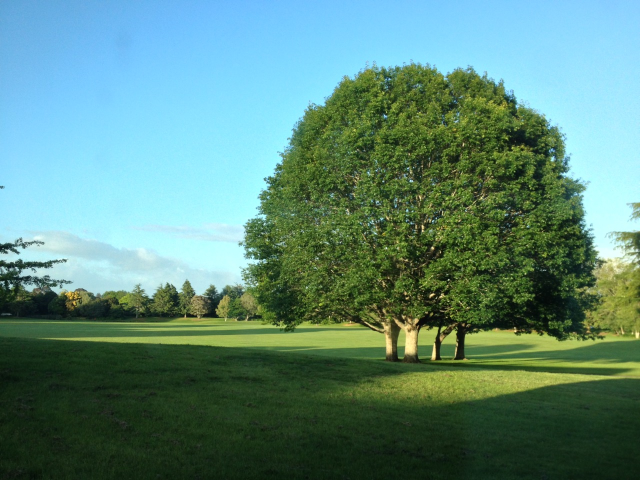
#> input picture Data Science Labs/Data Science Lab# 04/image1.jpeg, 1280 x 960 px (shown at 1/2 size)
$ jupyter execute --allow-errors 'Data Scienec Lab#  04.ipynb'
#> lines starting #> are read from the running program, lines starting #| are printed output that depends on the picture
<!DOCTYPE html>
<html>
<body>
<div align="center">


<h1>Linear Algebra with Python</h1>
</div>
</body>
</html>

# Linear Algebra

[cell 1]
import numpy as np
import matplotlib.pyplot as plt
from mpl_toolkits.mplot3d import Axes3D

[cell 2]
v = [3,4]
u = [1,2,3]

[cell 3]
v ,u

[cell 4]
type(v)

[cell 5]
w = np.array([9,5,7])

[cell 6]
type(w)

[cell 7]
w.shape[0]

[cell 8]
w.shape

# Reading elements from an array

[cell 9]
a = np.array([7,5,3,9,0,2])

[cell 10]
a[0]

[cell 11]
a[1:]

[cell 12]
a[1:4]

[cell 13]
a[-1]

[cell 14]
a[-3]

[cell 15]
a[-6]

[cell 16]
a[-3:-1]

# Plotting a Vector

[cell 17]
v = [3,4]
u = [1,2,3]

[cell 18]
plt.plot (v)

[cell 19]
plt.plot([0,v[0]] , [0,v[1]])

# Plot 2D Vector

[cell 20]
plt.plot([0,v[0]] , [0,v[1]])
plt.plot([8,-8] , [0,0] , 'k--') #-- for Dot Line
plt.plot([0,0] , [8,-8] , 'k--')
plt.grid()
plt.axis((-8, 8, -8, 8))
plt.show()

# Plot the 3D vector

[cell 21]
v = [3,4]
u = [1,2,3]
fig = plt.figure()
ax = Axes3D(fig)
ax.plot([0,u[0]],[0,u[1]],[0,u[2]]) #Draw Line
ax.plot([0, 0],[0, 0],[-5, 5],'k--') # x-axis
ax.plot([0, 0],[-5, 5],[0, 0],'k--') # y-axis
ax.plot([-5, 5],[0, 0],[0, 0],'k--') # z-axis
plt.show()

# Vector Addition

[cell 22]
v1 = np.array([1,2])
v2 = np.array([3,4])
v3 = v1+v2
v3 = np.add(v1,v2) # More Suggested Form
print('V3 =' ,v3)
plt.plot([0,v1[0]] , [0,v1[1]] , 'r' , label = 'v1') #Draw Line
plt.plot([0,v2[0]] , [0,v2[1]], 'b' , label = 'v2')
plt.plot([0,v3[0]] , [0,v3[1]] , 'g' , label = 'v3')
plt.plot([8,-8] , [0,0] , 'k--')
plt.plot([0,0] , [8,-8] , 'k--')
plt.grid()
plt.axis((-8, 8, -8, 8))
plt.legend()
plt.show()

[cell 23]
plt.plot([0,v1[0]] , [0,v1[1]] , 'r' , label = 'v1')
plt.plot([0,v2[0]]+v1[0] , [0,v2[1]]+v1[1], 'b' , label = 'v2')
plt.plot([0,v3[0]] , [0,v3[1]] , 'g' , label = 'v3')
plt.plot([8,-8] , [0,0] , 'k--')
plt.plot([0,0] , [8,-8] , 'k--')
plt.grid()
plt.axis((-8, 8, -8, 8))
plt.legend()
plt.show()

[cell 24]
v1 = np.array([11,22,44])
v2 = np.array([33,44,66])

v3 = np.add(v1,v2) # More Suggested Form
print('V3 =' ,v3)

fig = plt.figure()
ax = Axes3D(fig)

plt.plot([0,v1[0]], [0,v1[1]] , 'r' , label = 'v1') #Draw Line x-axis
plt.plot([0,v2[0]] , [0,v2[1]], 'b' , label = 'v2')  #Draw Line y-axis
plt.plot([0,v3[0]] , [0,v3[1]] , 'g' , label = 'v3') #Draw Line z-axis

plt.plot([8,-8] , [0,0] , 'k--')
plt.plot([0,0] , [8,-8] , 'k--')

plt.grid()
plt.axis((-8, 8, -8, 8))
plt.legend()
plt.show()

[cell 25]
fig = plt.figure()
ax = Axes3D(fig)

plt.plot([0,v1[0]] , [0,v1[1]] , 'r' , label = 'v1')
plt.plot([0,v2[0]]+v1[0] , [0,v2[1]]+v1[1], 'b' , label = 'v2')
plt.plot([0,v3[0]] , [0,v3[1]] , 'g' , label = 'v3')
plt.plot([8,-8] , [0,0] , 'k--')
plt.plot([0,0] , [8,-8] , 'k--')
plt.grid()
plt.axis((-8, 8, -8, 8))
plt.legend()
plt.show()

# Scalar Multiplication

[cell 26]
u1 = np.array([3,4])
u1
a = .5
u2 = u1*-2
plt.plot([0,u1[0]] , [0,u1[1]] , 'r' , label = 'v1')
plt.plot([0,u2[0]] , [0,u2[1]], 'b--' , label = 'v2')
plt.plot([8,-8] , [0,0] , 'k--')
plt.plot([0,0] , [8,-8] , 'k--')
plt.grid()
plt.axis((-8, 8, -8, 8))
plt.legend()
plt.show()

[cell 27]
u1 = np.array([3,4])
print(u1)
a = -.3
u2 = u1*a
plt.plot([0,u1[0]] , [0,u1[1]] , 'r' , label = 'v1')
plt.plot([0,u2[0]] , [0,u2[1]], 'b' , label = 'v2')
plt.plot([8,-8] , [0,0] , 'k--')
plt.plot([0,0] , [8,-8] , 'k--')
plt.grid()
plt.axis((-8, 8, -8, 8))
plt.legend()
plt.show()

# Multiplication of vectors

[cell 28]
a1 = [5 , 6 ,8]
a2 = [4, 7 , 9]
print(np.multiply(a1,a2))

# Dot Product

Dot Product :

[cell 29]
a1 = np.array([1,2,3])
a2 = np.array([4,5,6])

dotp = a1@a2
print(" Dot product - ",dotp)

dotp = np.dot(a1,a2)
print(" Dot product usign np.dot",dotp)

dotp = np.inner(a1,a2)
print(" Dot product usign np.inner", dotp)

dotp = sum(np.multiply(a1,a2))
print(" Dot product usign np.multiply & sum",dotp)

dotp = np.matmul(a1,a2)
print(" Dot product usign np.matmul",dotp)

dotp = 0
for i in range(len(a1)):
    dotp = dotp + a1[i]*a2[i]
print(" Dot product usign for loop" , dotp)

# Length of Vector

[cell 30]
v3 = np.array([1,2,3,4,5,6]) # Magnitude of Vector # Lenght of Vector
length = np.sqrt(np.dot(v3,v3))
length

[cell 31]
v3 = np.array([1,2,3,4,5,6])
length = np.sqrt(sum(np.multiply(v3,v3)))
length

[cell 32]
v3 = np.array([1,2,3,4,5,6])
length = np.sqrt(np.matmul(v3,v3))
length

# Normalized Vector

How to normalize a vector : https://www.youtube.com/watch?v=7fn03DIW3Ak

[cell 33]
v1 = [2,3]
length_v1 = np.sqrt(np.dot(v1,v1))
norm_v1 = v1/length_v1            # Normalize and Direction
length_v1 , norm_v1

[cell 34]
v1 = [2,3]
norm_v1 = v1/np.linalg.norm(v1)
norm_v1

# Angle between vectors

Angle between two vectors : https://www.youtube.com/watch?v=WDdR5s0C4cY

[cell 35]
#First Method
v1 = np.array([8,4])
v2 = np.array([-4,8])
ang = np.rad2deg(np.arccos( np.dot(v1,v2) / (np.linalg.norm(v1)*np.linalg.norm(v2))))
plt.plot([0,v1[0]] , [0,v1[1]] , 'r' , label = 'v1')
plt.plot([0,v2[0]]+v1[0] , [0,v2[1]]+v1[1], 'b' , label = 'v2')
plt.plot([16,-16] , [0,0] , 'k--')
plt.plot([0,0] , [16,-16] , 'k--')
plt.grid()
plt.axis((-16, 16, -16, 16))
plt.legend()
plt.title('Angle between Vectors - %s'  %ang)
plt.show()
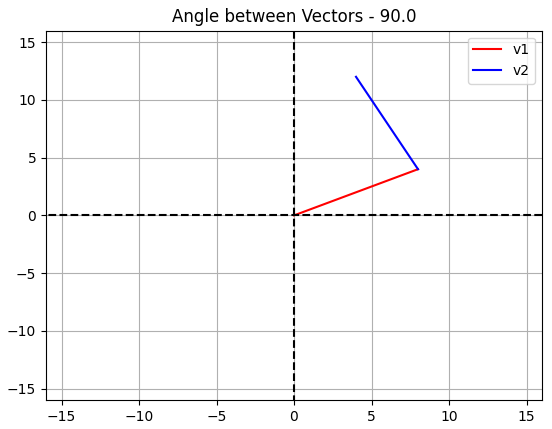
#> figure drawn by matplotlib, 1 panel

[cell 36]
#Second Method
v1 = np.array([4,3])
v2 = np.array([-3,4])
lengthV1 = np.sqrt(np.dot(v1,v1))
lengthV2  = np.sqrt(np.dot(v2,v2))
ang = np.rad2deg(np.arccos( np.dot(v1,v2) / (lengthV1 * lengthV2)))
print('Angle between Vectors - %s' %ang)

[cell 37]
v1 = np.array([1,2,-3])
v2 = np.array([7,-4,2])
fig = plt.figure()
ax = Axes3D(fig)
ax.plot([0, v1[0]],[0, v1[1]],[0, v1[2]],'b')
ax.plot([0, v2[0]],[0, v2[1]],[0, v2[2]],'r')
ang = np.rad2deg(np.arccos( np.dot(v1,v2) / (np.linalg.norm(v1)*np.linalg.norm(v2)) ))
plt.title('Angle between vectors: %s degrees.' %ang)

# Inner & outer products

Inner and Outer Product : https://www.youtube.com/watch?v=FCmH4MqbFGs&t=2s

[cell 38]
# https://www.youtube.com/watch?v=FCmH4MqbFGs

v1 = np.array([1,2,3])
v2 = np.array([4,5,6])
np.inner(v1,v2)

print("\n Inner Product ==>  \n", np.inner(v1,v2)) #Dot Product
print("\n Outer Product ==>  \n", np.outer(v1,v2)) #Cross Product

# Vector Cross Product

Vector Cross Product : https://www.youtube.com/watch?v=pWbOisq1MJU

[cell 39]
v1 = np.array([1,2,3])
v2 = np.array([4,5,6])
print("\nVector Cross Product ==>  \n", np.cross(v1,v2))

# Matrix Operations

##  Matrix Creation

[cell 40]
A = np.array([[1,2,3,4] , [5,6,7,8] , [10 , 11 , 12 ,13] , [14,15,16,17]])

[cell 41]
A

[cell 42]
type(A)

[cell 43]
A.dtype

[cell 44]
B = np.array([[1.5,2.07,3,4] , [5,6,7,8] , [10 , 11 , 12 ,13] , [14,15,16,17]])
B

[cell 45]
type(B)

[cell 46]
B.dtype

[cell 47]
A.shape

[cell 48]
A[0,]

[cell 49]
A[:,0]

[cell 50]
A[0,0]

[cell 51]
A[0][0]

[cell 52]
A[1:3 , 1:3]

Matrix Types :

# Zero Matrix

Zero Matrix

[cell 53]
np.zeros(9).reshape(3,3)

[cell 54]
np.zeros((3,3))

# Matrix of Ones

Matrix of Ones

[cell 55]
np.ones(9).reshape(3,3)

[cell 56]
np.ones((3,3))

# Matrix with Random Numbers

[cell 57]
X = np.random.random((3,3))
X

# Identity Matrix

Identity Matrix :

[cell 58]
I = np.eye(9)
I

# Diagonal Matrix

Diagonal Matrix

[cell 59]
D = np.diag([1,2,3,4,5,6,7,8])
D

# Traingular Matrices (lower & Upper triangular matrix)

Traingular Matrices :

[cell 60]
M = np.random.randn(5,5)
U = np.triu(M)
L = np.tril(M)
print("triangular matrix - \n" , M)
print("\n")


print("lower triangular matrix - \n" , L)
print("\n")

print("Upper triangular matrix - \n" , U)

# Concatenate Matrices

Matrix Concatenation :

[cell 61]
A = np.array([[1,2] , [3,4] ,[5,6]])
B = np.array([[1,1] , [1,1]])
C = np.concatenate((A,B))
C , C.shape , type(C) , C.dtype

[cell 62]
np.full((5,5) , 8)

[cell 63]
M

[cell 64]
M.flatten() # Convert Matrix is Array

# Matrix Addition

Matrix Addition :

[cell 65]
#********************************************************#
M = np.array([[1,2,3],[4,-3,6],[7,8,0]])
N = np.array([[1,1,1],[2,2,2],[3,3,3]])

print("\n First Matrix (M)  ==>  \n", M)
print("\n Second Matrix (N)  ==>  \n", N)

C = M+N
print("\n Matrix Addition (M+N)  ==>  \n", C)

# OR

C = np.add(M,N,dtype = np.float64)
print("\n Matrix Addition using np.add  ==>  \n", C)

#********************************************************#

# Matrix subtraction

Matrix subtraction :

[cell 66]
#********************************************************#
M = np.array([[1,2,3],[4,-3,6],[7,8,0]])
N = np.array([[1,1,1],[2,2,2],[3,3,3]])

print("\n First Matrix (M)  ==>  \n", M)
print("\n Second Matrix (N)  ==>  \n", N)

C = M-N
print("\n Matrix Subtraction (M-N)  ==>  \n", C)

# OR

C = np.subtract(M,N,dtype = np.float64)
print("\n Matrix Subtraction using np.subtract  ==>  \n", C)

#********************************************************#

# Matrices Scalar Multiplication

Matrices Scalar Multiplication :

[cell 67]
M = np.array([[1,2,3],[4,-3,6],[7,8,0]])

C = 10

print("\n Matrix (M)  ==>  \n", M)

print("\nMatrices Scalar Multiplication ==>  \n", C*M)

# OR

print("\nMatrices Scalar Multiplication ==>  \n", np.multiply(C,M))

# Transpose of a matrix

Transpose of a matrix :

[cell 68]
M = np.array([[1,2,3],[4,-3,6],[7,8,0]])

print("\n Matrix (M)  ==>  \n", M)

print("\nTranspose of M ==>  \n", np.transpose(M))

# OR

print("\nTranspose of M ==>  \n", M.T)

# Determinant of a matrix

Determinant of a matrix :

[cell 69]
M = np.array([[1,2,3],[4,-3,6],[7,8,0]])

print("\n Matrix (M)  ==>  \n", M)

print("\nDeterminant of M ==>  ", np.linalg.det(M))

# Rank of a matrix

[cell 70]
M = np.array([[1,2,3],[4,-3,6],[7,8,0]])

print("\n Matrix (M)  ==>  \n", M)

print("\nRank of M ==> ", np.linalg.matrix_rank(M))

# Trace of matrix

[cell 71]
M = np.array([[1,2,3],[4,-3,6],[7,8,0]])

print("\n Matrix (M)  ==>  \n", M)

print("\nTrace of M ==> ", np.trace(M))

# Inverse of matrix A

Inverse of matrix :

[cell 72]
M = np.array([[1,2,3],[4,-3,6],[7,8,0]])

print("\n Matrix (M)  ==>  \n", M)

print("\nInverse of M ==> \n", np.linalg.inv(M))

# Matrix Multiplication (pointwise multiplication)

[cell 73]
M = np.array([[1,2,3],[4,-3,6],[7,8,0]])
N = np.array([[1,1,1],[2,2,2],[3,3,3]])

print("\n First Matrix (M)  ==>  \n", M)
print("\n Second Matrix (N)  ==>  \n", N)

print("\n Point-Wise Multiplication of M & N  ==> \n", M*N)

# OR

print("\n Point-Wise Multiplication of M & N  ==> \n", np.multiply(M,N))

# Matrix dot product

Matrix Multiplication :

[cell 74]
M = np.array([[1,2,3],[4,-3,6],[7,8,0]])
N = np.array([[1,1,1],[2,2,2],[3,3,3]])

print("\n First Matrix (M)  ==>  \n", M)
print("\n Second Matrix (N)  ==>  \n", N)

print("\n Matrix Dot Product ==> \n", M@N)

# OR

print("\n Matrix Dot Product using np.matmul ==> \n", np.matmul(M,N))

# OR

print("\n Matrix Dot Product using np.dot ==> \n", np.dot(M,N))

# Matrix Division

[cell 75]
M = np.array([[1,2,3],[4,-3,6],[7,8,0]])
N = np.array([[1,1,1],[2,2,2],[3,3,3]])

print("\n First Matrix (M)  ==>  \n", M)
print("\n Second Matrix (N)  ==>  \n", N)


print("\n Matrix Division (M/N)   ==> \n", M/N)

# OR

print("\n Matrix Division (M/N)   ==> \n", np.divide(M,N))

# Sum of all elements in a matrix

[cell 76]
N = np.array([[1,1,1],[2,2,2],[3,3,3]])

print("\n Matrix (N)  ==>  \n", N)


print ("Sum of all elements in a Matrix  ==>")
print (np.sum(N))

# Column-Wise Addition

[cell 77]
N = np.array([[1,1,1],[2,2,2],[3,3,3]])

print("\n Matrix (N)  ==>  \n", N)

print ("Column-Wise summation ==> ")
print (np.sum(N,axis=0))

# Row-Wise Addition

[cell 78]
N = np.array([[1,1,1],[2,2,2],[3,3,3]])

print("\n Matrix (N)  ==>  \n", N)

print ("Row-Wise summation  ==>")
print (np.sum(N,axis=1))

# Kronecker Product of matrices

Kronecker Product of matrices :

[cell 79]
M1 = np.array([[1,2,3] , [4,5,6]])
M1

[cell 80]
M2 = np.array([[10,10,10],[10,10,10]])
M2

[cell 81]
np.kron(M1,M2)

# Matrix Vector Multiplication

[cell 82]
A = np.array([[1,2,3] ,[4,5,6]])
v = np.array([10,20,30])
print ("Matrix Vector Multiplication  ==> \n" , A*v)

# Matrix Vector Dot Product

[cell 83]
A = np.array([[1,2,3] ,[4,5,6]])
v = np.array([10,20,30])

print ("Matrix Vector Multiplication  ==> \n" , A@v)

# Matrix Powers

[cell 84]
M1 = np.array([[1,2],[4,5]])
M1

[cell 85]
#Matrix to the power 3

M1@M1@M1

[cell 86]
#Matrix to the power 3

np.linalg.matrix_power(M1,3)

# Tensor

What is Tensor :

[cell 87]
# Create Tensor

T1 = np.array([
  [[1,2,3],    [4,5,6],    [7,8,9]],
  [[10,20,30], [40,50,60], [70,80,90]],
  [[100,200,300], [400,500,600], [700,800,900]],
  ])

T1

[cell 88]
T2 = np.array([
  [[0,0,0] , [0,0,0] , [0,0,0]],
  [[1,1,1] , [1,1,1] , [1,1,1]],
  [[2,2,2] , [2,2,2] , [2,2,2]]

])

T2

# Tensor Addition

[cell 89]
A = T1+T2
A

[cell 90]
np.add(T1,T2)

# Tensor Subtraction

[cell 91]
S = T1-T2
S

[cell 92]
np.subtract(T1,T2)

# Tensor Element-Wise Product

[cell 93]
P = T1*T2
P

[cell 94]
np.multiply(T1,T2)

# Tensor Element-Wise Division

[cell 95]
D = T1/T2
D

[cell 96]
np.divide(T1,T2)

# Tensor Dot Product

[cell 97]
T1

[cell 98]
T2

[cell 99]
np.tensordot(T1,T2)

# Solving Equations $$AX = B$$

Solving Equations :


[cell 100]
A = np.array([[1,2,3] , [4,5,6] , [7,8,9]])
A

[cell 101]
B = np.random.random((3,1))
B

#> (a cell that did not finish here is left out)

#> (a cell that did not finish here is left out)

#> (a cell that did not finish here is left out)

#> (a cell that did not finish here is left out)

[cell 106]
import numpy as np
import matplotlib.pyplot as plt
import matplotlib.image as mpimg
from scipy import ndimage
from PIL import Image

[cell 107]
img1 = mpimg.imread('image1.jpeg')
#> img1 is the input picture: shape (960, 1280, 3); mean R, G, B 93.3, 136.1, 123.1
img2 = mpimg.imread('image2.jpeg')
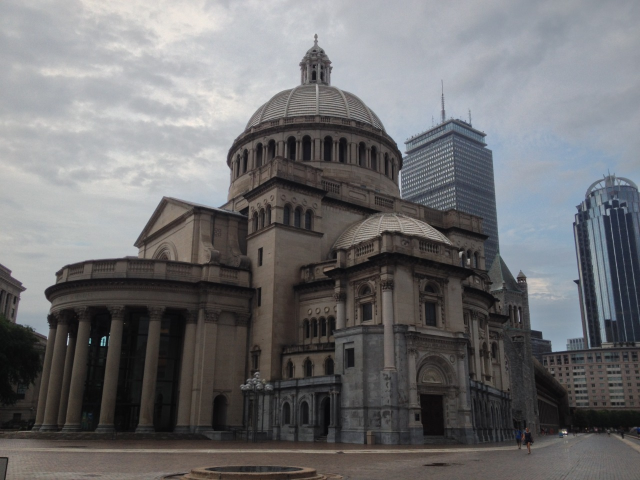
#> input picture Data Science Labs/Data Science Lab# 04/image2.jpeg, 1280 x 960 px (shown at 1/2 size)
#> img2 is the input picture: shape (960, 1280, 3); mean R, G, B 111.1, 110.9, 112.7
imgplot = plt.imshow(img1)
plt.show()
imgplot2 = plt.imshow(img2)
plt.show()

[cell 108]
#crop1 = img1[1000][1000][2]
crop1 = img1[100: 1100,1100: 2100, :]
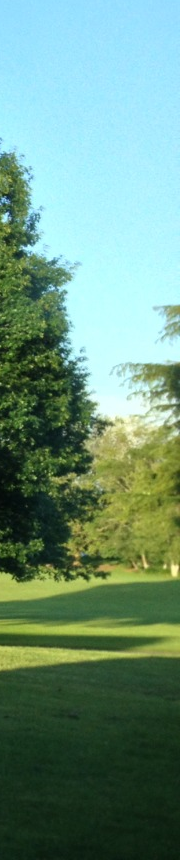
#> crop1: shape (860, 180, 3); mean R, G, B 108.2, 147.2, 127.1

imgplot = plt.imshow(crop1)

plt.savefig('image1_crop.jpg')

plt.show()

[cell 109]
#crop1Rotate = np.transpose(crop1)

crop1Rotate = ndimage.rotate(crop1, 90)
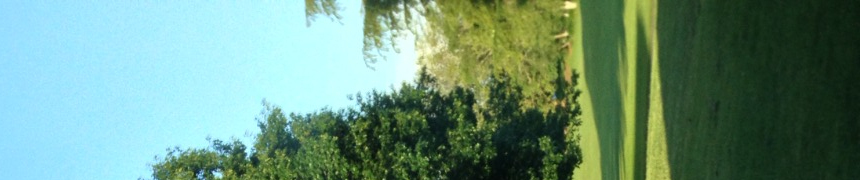
#> crop1Rotate: shape (180, 860, 3); mean R, G, B 108.2, 147.2, 127.1

imgplot = plt.imshow(crop1Rotate)

plt.savefig('image1_crop_rotated.jpg')

plt.show()

[cell 110]
new2 = np.array(img2)
new2 = crop1Rotate

imgplot = plt.imshow(new2)

plt.savefig('image3.jpeg')

plt.show()

[cell 111]
size=[512,512]
resize1 = Image.open('image1.jpeg').resize(size)
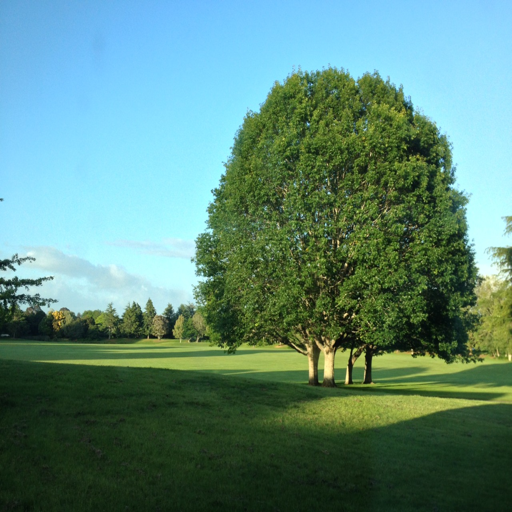
#> resize1: PIL image 512x512 RGB; mean R, G, B 93.3, 136.1, 123.1
imgplot = plt.imshow(resize1)
resize1.save('resize-output1.jpeg')

[cell 112]
size=[512,512]
resize2 = Image.open('image2.jpeg').resize(size)
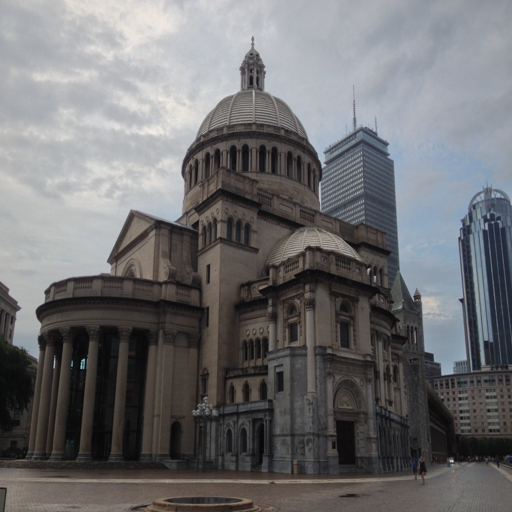
#> resize2: PIL image 512x512 RGB; mean R, G, B 111.1, 110.9, 112.7
imgplot = plt.imshow(resize2)
resize2.save('resize-output2.jpg')

[cell 113]
halfing1 = np.array(resize1)
halfing2 = np.array(resize2)
halfing2[0: 256,0: 512, :] = halfing1[0: 256,0: 512, :]
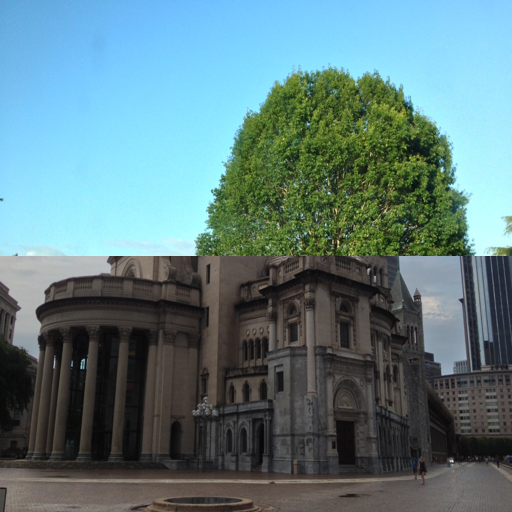
#> halfing2: shape (512, 512, 3); mean R, G, B 95.4, 125.2, 128.6

[cell 114]
imgplot = plt.imshow(halfing2)
plt.show()

[cell 115]
grey = Image.open('image2.jpeg').convert('L')
imgplot = plt.imshow(grey)
grey.save('greyscale.jpg')

[cell 116]
U, sigma, V = np.linalg.svd(grey)
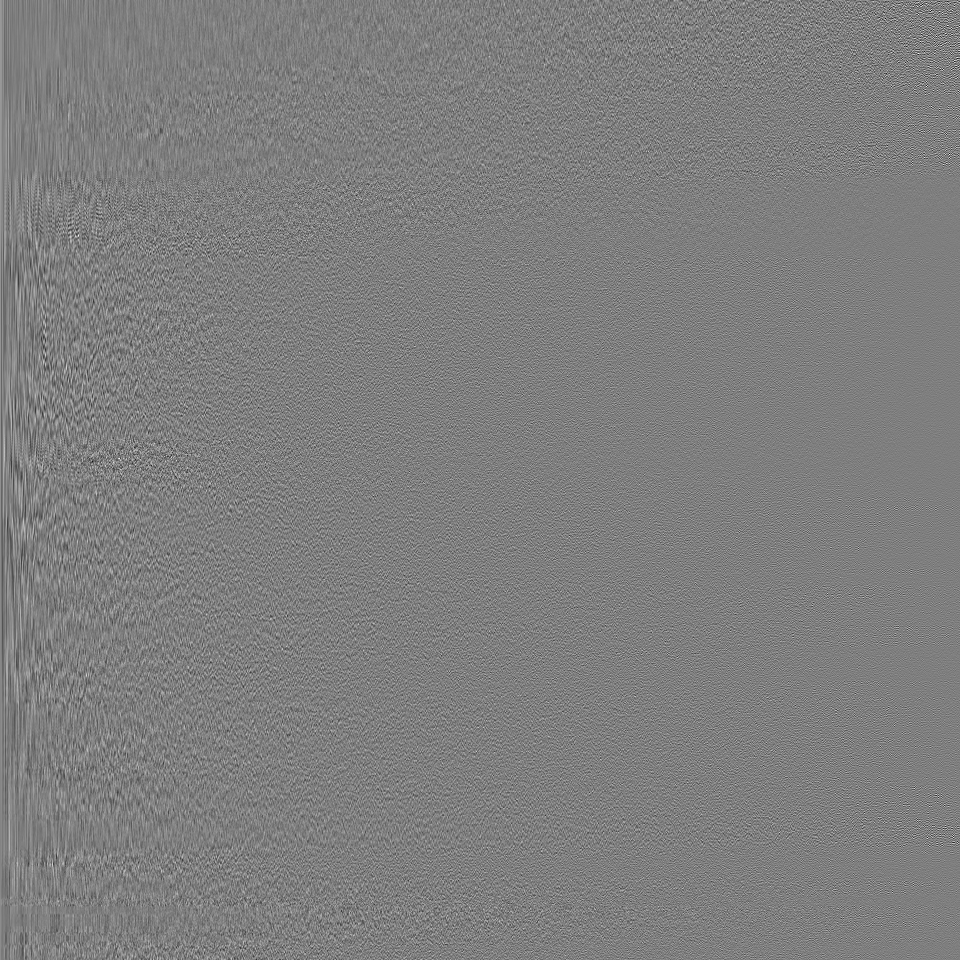
#> U: shape (960, 960) float64; min -0.238, max 0.24, mean 1.64e-05; drawn with min black and max white
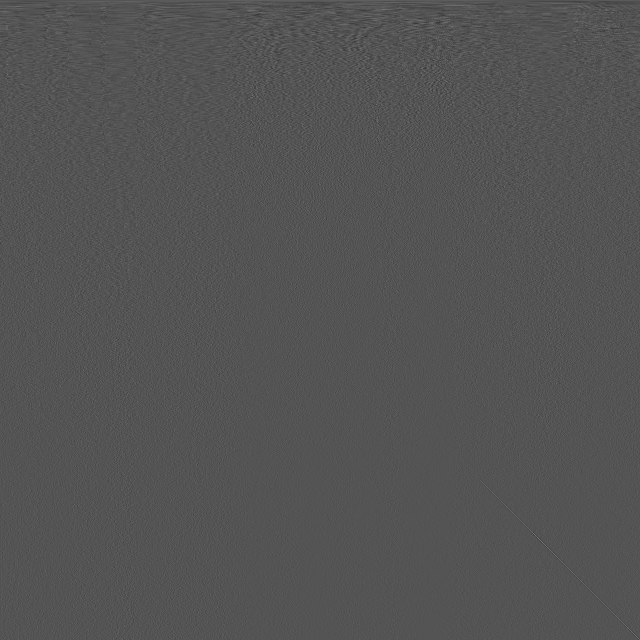
#> V: shape (1280, 1280) float64 (shown at 1/2 size); min -0.237, max 0.481, mean 1.93e-05; drawn with min black and max white
#> sigma = 960 values, max 136840.2 at index 0, min 3.5 at index 959, mean 473.2

[cell 117]
U.shape
#> Out = (960, 960)

[cell 118]
#RANK IS 531
sigma.shape
#> Out = (960,)

[cell 119]
V.shape
#> Out = (1280, 1280)

[cell 120]
imgplot = plt.imshow(grey)
plt.show()

[cell 121]
n = [1, 5, 20, 100]

nScaled = np.matmul( np.matmul( U[:,:n[0]], np.diag(sigma[:n[0]]) ), V[:n[0], :] )

[cell 122]
plt.savefig('rank_1_approx.jpg')

imgplot = plt.imshow(nScaled, cmap='gray')

plt.show()

[cell 123]
nScaled = np.matmul( np.matmul( U[:,:n[3]], np.diag(sigma[:n[3]]) ), V[:n[3], :] )
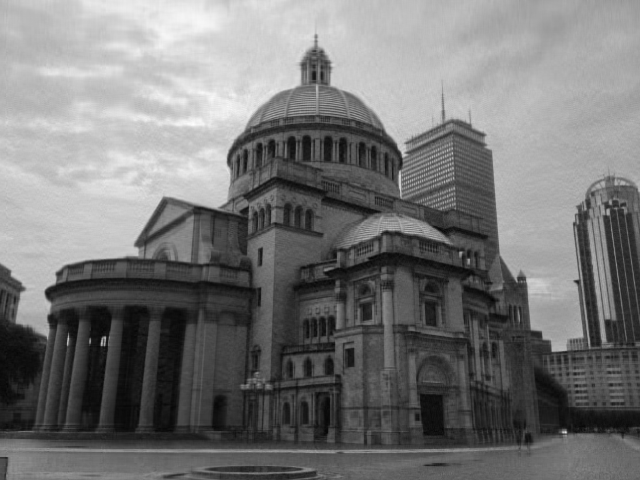
#> nScaled: shape (960, 1280) float64 (shown at 1/2 size); min -1.97, max 241.2, mean 111.2; drawn with min black and max white

plt.savefig('rank_100_approx.jpg')

imgplot = plt.imshow(nScaled, cmap='gray')
plt.show()
